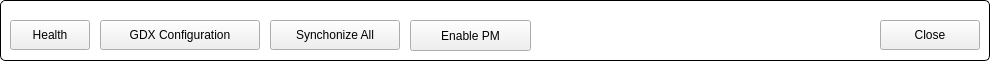
   <widget class="QGroupBox" name="GBClose">
    <property name="geometry">
     <rect>
      <x>10</x>
      <y>290</y>
      <width>990</width>
      <height>61</height>
     </rect>
    </property>
    <property name="styleSheet">
     <string notr="true">QGroupBox {
 	background-color: rgb(255, 255, 255);
     border: 1px solid black;
     border-radius: 5px;
     margin-top: 0.5em;
 }
 
 QGroupBox::title {
     subcontrol-origin: margin;
     left: 10px;
     padding: 0 3px 0 3px;
 }</string>
    </property>
    <property name="title">
     <string/>
    </property>
    <widget class="QSimpleShape" name="ledSync">
     <property name="geometry">
      <rect>
       <x>570</x>
       <y>20</y>
       <width>20</width>
       <height>30</height>
      </rect>
     </property>
     <property name="colour0" stdset="0">
      <color>
       <red>5</red>
       <green>240</green>
       <blue>5</blue>
      </color>
     </property>
     <property name="colour1" stdset="0">
      <color>
       <red>20</red>
       <green>60</green>
       <blue>20</blue>
      </color>
     </property>
    </widget>
    <widget class="QPushButton" name="btnSync">
     <property name="geometry">
      <rect>
       <x>270</x>
       <y>20</y>
       <width>130</width>
       <height>30</height>
      </rect>
     </property>
     <property name="text">
      <string>Synchonize All</string>
     </property>
    </widget>
    <widget class="QPushButton" name="btnClose">
     <property name="geometry">
      <rect>
       <x>880</x>
       <y>20</y>
       <width>100</width>
       <height>30</height>
      </rect>
     </property>
     <property name="text">
      <string>Close</string>
     </property>
    </widget>
    <widget class="QPushButton" name="btnHealth">
     <property name="geometry">
      <rect>
       <x>10</x>
       <y>20</y>
       <width>80</width>
       <height>30</height>
      </rect>
     </property>
     <property name="text">
      <string>Health</string>
     </property>
    </widget>
    <widget class="QPushButton" name="btnGDX">
     <property name="geometry">
      <rect>
       <x>100</x>
       <y>20</y>
       <width>160</width>
       <height>30</height>
      </rect>
     </property>
     <property name="text">
      <string>GDX Configuration</string>
     </property>
     <property name="flat">
      <bool>false</bool>
     </property>
    </widget>
    <widget class="QPushButton" name="btnEnablePm">
     <property name="geometry">
      <rect>
       <x>410</x>
       <y>20</y>
       <width>121</width>
       <height>31</height>
      </rect>
     </property>
     <property name="text">
      <string>Enable PM</string>
     </property>
    </widget>
   </widget>
